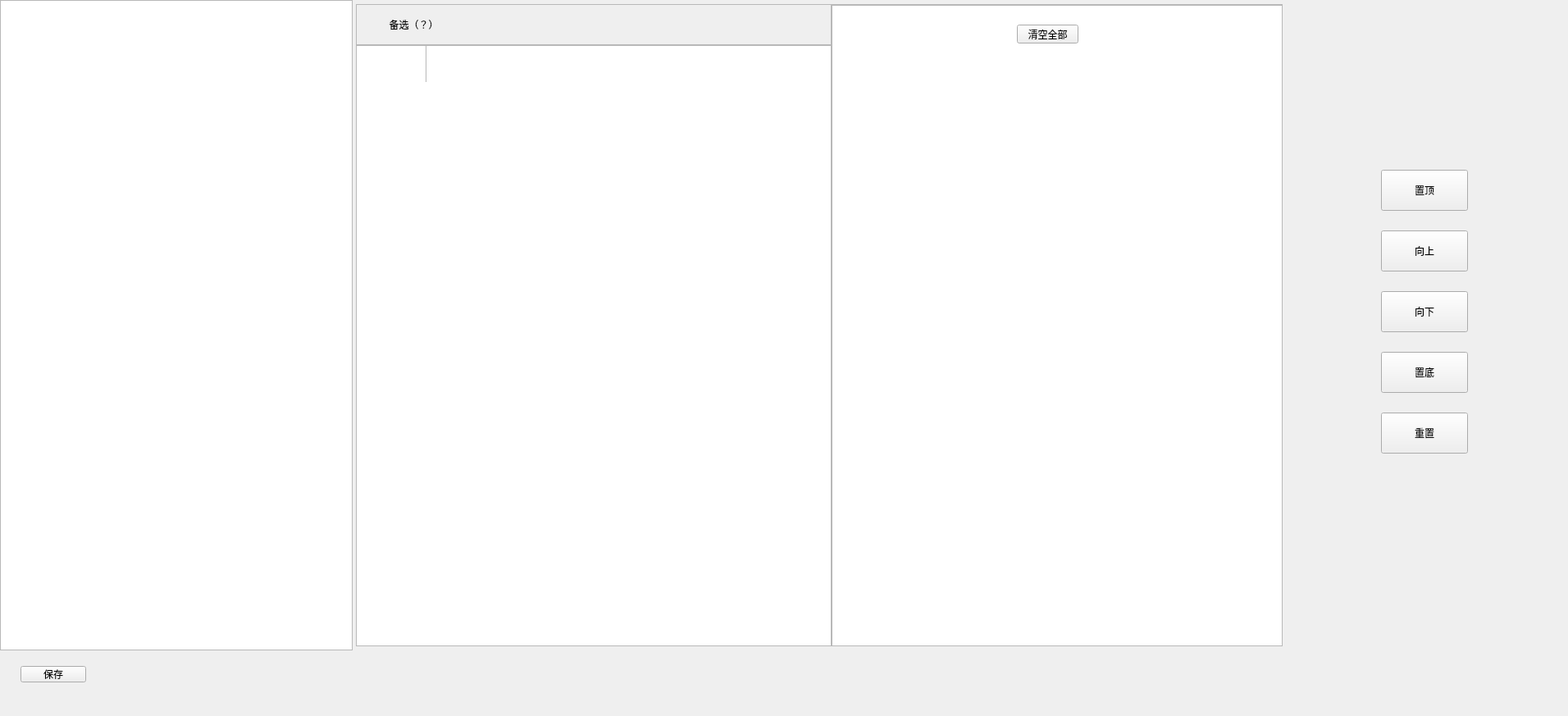
<?xml version="1.0" encoding="UTF-8"?>
<ui version="4.0">
 <class>QHeadSortDisplay</class>
 <widget class="QWidget" name="QHeadSortDisplay">
  <property name="geometry">
   <rect>
    <x>0</x>
    <y>0</y>
    <width>1912</width>
    <height>873</height>
   </rect>
  </property>
  <property name="windowTitle">
   <string>QHeadSortDisplay</string>
  </property>
  <widget class="QPushButton" name="save_Button">
   <property name="geometry">
    <rect>
     <x>25</x>
     <y>812</y>
     <width>80</width>
     <height>20</height>
    </rect>
   </property>
   <property name="text">
    <string>保存</string>
   </property>
   <property name="buttons" stdset="0">
    <string>flat</string>
   </property>
  </widget>
  <widget class="QLabel" name="selected_label">
   <property name="geometry">
    <rect>
     <x>1030</x>
     <y>6</y>
     <width>261</width>
     <height>48</height>
    </rect>
   </property>
   <property name="styleSheet">
    <string notr="true"/>
   </property>
   <property name="text">
    <string/>
   </property>
  </widget>
  <widget class="QFrame" name="line_h_4">
   <property name="geometry">
    <rect>
     <x>490</x>
     <y>780</y>
     <width>390</width>
     <height>1</height>
    </rect>
   </property>
   <property name="frameShape">
    <enum>QFrame::StyledPanel</enum>
   </property>
   <property name="frameShadow">
    <enum>QFrame::Raised</enum>
   </property>
   <property name="lines" stdset="0">
    <string>solid</string>
   </property>
  </widget>
  <widget class="QFrame" name="line_v_1">
   <property name="geometry">
    <rect>
     <x>429</x>
     <y>5</y>
     <width>1</width>
     <height>619</height>
    </rect>
   </property>
   <property name="frameShape">
    <enum>QFrame::StyledPanel</enum>
   </property>
   <property name="frameShadow">
    <enum>QFrame::Raised</enum>
   </property>
   <property name="lines" stdset="0">
    <string>solid</string>
   </property>
  </widget>
  <widget class="QFrame" name="line_h_3">
   <property name="geometry">
    <rect>
     <x>434</x>
     <y>54</y>
     <width>580</width>
     <height>1</height>
    </rect>
   </property>
   <property name="frameShape">
    <enum>QFrame::StyledPanel</enum>
   </property>
   <property name="frameShadow">
    <enum>QFrame::Raised</enum>
   </property>
   <property name="lines" stdset="0">
    <string>solid</string>
   </property>
  </widget>
  <widget class="QFrame" name="line_h_1">
   <property name="geometry">
    <rect>
     <x>434</x>
     <y>5</y>
     <width>1130</width>
     <height>1</height>
    </rect>
   </property>
   <property name="frameShape">
    <enum>QFrame::StyledPanel</enum>
   </property>
   <property name="frameShadow">
    <enum>QFrame::Raised</enum>
   </property>
   <property name="lines" stdset="0">
    <string>solid</string>
   </property>
  </widget>
  <widget class="QFrame" name="line_v_3">
   <property name="geometry">
    <rect>
     <x>429</x>
     <y>0</y>
     <width>1</width>
     <height>793</height>
    </rect>
   </property>
   <property name="frameShape">
    <enum>QFrame::StyledPanel</enum>
   </property>
   <property name="frameShadow">
    <enum>QFrame::Raised</enum>
   </property>
   <property name="lines" stdset="0">
    <string>solid</string>
   </property>
  </widget>
  <widget class="QTableView" name="selected_View">
   <property name="geometry">
    <rect>
     <x>1014</x>
     <y>6</y>
     <width>550</width>
     <height>782</height>
    </rect>
   </property>
   <property name="styleSheet">
    <string notr="true"/>
   </property>
   <property name="verticalScrollBarPolicy">
    <enum>Qt::ScrollBarAsNeeded</enum>
   </property>
   <property name="showGrid">
    <bool>false</bool>
   </property>
   <attribute name="horizontalHeaderDefaultSectionSize">
    <number>100</number>
   </attribute>
   <attribute name="horizontalHeaderStretchLastSection">
    <bool>true</bool>
   </attribute>
   <attribute name="verticalHeaderDefaultSectionSize">
    <number>53</number>
   </attribute>
  </widget>
  <widget class="QPushButton" name="clearAll_Button">
   <property name="geometry">
    <rect>
     <x>1240</x>
     <y>30</y>
     <width>75</width>
     <height>23</height>
    </rect>
   </property>
   <property name="text">
    <string>清空全部</string>
   </property>
   <property name="bks" stdset="0">
    <string>transparent</string>
   </property>
   <property name="borders" stdset="0">
    <string>none</string>
   </property>
   <property name="colors" stdset="0">
    <string>blue</string>
   </property>
  </widget>
  <widget class="QPushButton" name="pre_Button">
   <property name="geometry">
    <rect>
     <x>1684</x>
     <y>281</y>
     <width>106</width>
     <height>50</height>
    </rect>
   </property>
   <property name="text">
    <string>向上</string>
   </property>
   <property name="buttons" stdset="0">
    <string>btn_dlg</string>
   </property>
  </widget>
  <widget class="QPushButton" name="top_Button">
   <property name="geometry">
    <rect>
     <x>1684</x>
     <y>207</y>
     <width>106</width>
     <height>50</height>
    </rect>
   </property>
   <property name="text">
    <string>置顶</string>
   </property>
   <property name="buttons" stdset="0">
    <string>btn_dlg</string>
   </property>
  </widget>
  <widget class="QPushButton" name="bottom_Button">
   <property name="geometry">
    <rect>
     <x>1684</x>
     <y>429</y>
     <width>106</width>
     <height>50</height>
    </rect>
   </property>
   <property name="text">
    <string>置底</string>
   </property>
   <property name="buttons" stdset="0">
    <string>btn_dlg</string>
   </property>
  </widget>
  <widget class="QLabel" name="beSelect_label">
   <property name="geometry">
    <rect>
     <x>435</x>
     <y>6</y>
     <width>578</width>
     <height>48</height>
    </rect>
   </property>
   <property name="styleSheet">
    <string notr="true">padding-left: 20px;</string>
   </property>
   <property name="text">
    <string>     备选（？）</string>
   </property>
   <property name="bks" stdset="0">
    <string>gray</string>
   </property>
  </widget>
  <widget class="QTableView" name="beSelect_View">
   <property name="geometry">
    <rect>
     <x>434</x>
     <y>55</y>
     <width>580</width>
     <height>733</height>
    </rect>
   </property>
   <property name="styleSheet">
    <string notr="true"/>
   </property>
   <property name="verticalScrollBarPolicy">
    <enum>Qt::ScrollBarAsNeeded</enum>
   </property>
   <property name="horizontalScrollMode">
    <enum>QAbstractItemView::ScrollPerPixel</enum>
   </property>
   <property name="showGrid">
    <bool>false</bool>
   </property>
   <attribute name="horizontalHeaderVisible">
    <bool>true</bool>
   </attribute>
   <attribute name="horizontalHeaderDefaultSectionSize">
    <number>270</number>
   </attribute>
   <attribute name="horizontalHeaderHighlightSections">
    <bool>false</bool>
   </attribute>
   <attribute name="horizontalHeaderMinimumSectionSize">
    <number>19</number>
   </attribute>
   <attribute name="horizontalHeaderStretchLastSection">
    <bool>true</bool>
   </attribute>
   <attribute name="verticalHeaderDefaultSectionSize">
    <number>43</number>
   </attribute>
  </widget>
  <widget class="QFrame" name="line_v_7">
   <property name="geometry">
    <rect>
     <x>1563</x>
     <y>5</y>
     <width>1</width>
     <height>783</height>
    </rect>
   </property>
   <property name="frameShape">
    <enum>QFrame::StyledPanel</enum>
   </property>
   <property name="frameShadow">
    <enum>QFrame::Raised</enum>
   </property>
   <property name="lines" stdset="0">
    <string>solid</string>
   </property>
  </widget>
  <widget class="QPushButton" name="next_Button">
   <property name="geometry">
    <rect>
     <x>1684</x>
     <y>355</y>
     <width>106</width>
     <height>50</height>
    </rect>
   </property>
   <property name="text">
    <string>向下</string>
   </property>
   <property name="buttons" stdset="0">
    <string>btn_dlg</string>
   </property>
  </widget>
  <widget class="QFrame" name="line_v_4">
   <property name="geometry">
    <rect>
     <x>1013</x>
     <y>5</y>
     <width>1</width>
     <height>783</height>
    </rect>
   </property>
   <property name="frameShape">
    <enum>QFrame::StyledPanel</enum>
   </property>
   <property name="frameShadow">
    <enum>QFrame::Raised</enum>
   </property>
   <property name="lines" stdset="0">
    <string>solid</string>
   </property>
  </widget>
  <widget class="QTableView" name="main_head_view">
   <property name="geometry">
    <rect>
     <x>0</x>
     <y>0</y>
     <width>430</width>
     <height>793</height>
    </rect>
   </property>
   <property name="styleSheet">
    <string notr="true"/>
   </property>
   <property name="verticalScrollBarPolicy">
    <enum>Qt::ScrollBarAsNeeded</enum>
   </property>
   <property name="horizontalScrollMode">
    <enum>QAbstractItemView::ScrollPerPixel</enum>
   </property>
   <property name="showGrid">
    <bool>false</bool>
   </property>
   <attribute name="horizontalHeaderVisible">
    <bool>true</bool>
   </attribute>
   <attribute name="horizontalHeaderDefaultSectionSize">
    <number>430</number>
   </attribute>
   <attribute name="horizontalHeaderHighlightSections">
    <bool>false</bool>
   </attribute>
   <attribute name="horizontalHeaderMinimumSectionSize">
    <number>19</number>
   </attribute>
   <attribute name="horizontalHeaderStretchLastSection">
    <bool>true</bool>
   </attribute>
   <attribute name="verticalHeaderDefaultSectionSize">
    <number>43</number>
   </attribute>
  </widget>
  <widget class="QFrame" name="line_v_8">
   <property name="geometry">
    <rect>
     <x>434</x>
     <y>5</y>
     <width>1</width>
     <height>783</height>
    </rect>
   </property>
   <property name="frameShape">
    <enum>QFrame::StyledPanel</enum>
   </property>
   <property name="frameShadow">
    <enum>QFrame::Raised</enum>
   </property>
   <property name="lines" stdset="0">
    <string>solid</string>
   </property>
  </widget>
  <widget class="QFrame" name="line_h_6">
   <property name="geometry">
    <rect>
     <x>434</x>
     <y>787</y>
     <width>1130</width>
     <height>1</height>
    </rect>
   </property>
   <property name="frameShape">
    <enum>QFrame::StyledPanel</enum>
   </property>
   <property name="frameShadow">
    <enum>QFrame::Raised</enum>
   </property>
   <property name="lines" stdset="0">
    <string>solid</string>
   </property>
  </widget>
  <widget class="QPushButton" name="reset_btn">
   <property name="geometry">
    <rect>
     <x>1684</x>
     <y>503</y>
     <width>106</width>
     <height>50</height>
    </rect>
   </property>
   <property name="text">
    <string>重置</string>
   </property>
   <property name="buttons" stdset="0">
    <string>btn_dlg</string>
   </property>
  </widget>
  <widget class="QFrame" name="line_v_9">
   <property name="geometry">
    <rect>
     <x>519</x>
     <y>54</y>
     <width>1</width>
     <height>46</height>
    </rect>
   </property>
   <property name="frameShape">
    <enum>QFrame::StyledPanel</enum>
   </property>
   <property name="frameShadow">
    <enum>QFrame::Raised</enum>
   </property>
   <property name="lines" stdset="0">
    <string>light_solid</string>
   </property>
  </widget>
  <zorder>save_Button</zorder>
  <zorder>line_h_4</zorder>
  <zorder>line_v_1</zorder>
  <zorder>line_h_1</zorder>
  <zorder>selected_View</zorder>
  <zorder>pre_Button</zorder>
  <zorder>top_Button</zorder>
  <zorder>bottom_Button</zorder>
  <zorder>beSelect_View</zorder>
  <zorder>line_v_7</zorder>
  <zorder>next_Button</zorder>
  <zorder>line_v_4</zorder>
  <zorder>main_head_view</zorder>
  <zorder>beSelect_label</zorder>
  <zorder>clearAll_Button</zorder>
  <zorder>selected_label</zorder>
  <zorder>line_v_8</zorder>
  <zorder>line_v_3</zorder>
  <zorder>line_h_3</zorder>
  <zorder>line_h_6</zorder>
  <zorder>reset_btn</zorder>
  <zorder>line_v_9</zorder>
 </widget>
 <layoutdefault spacing="6" margin="11"/>
 <resources/>
 <connections/>
</ui>
